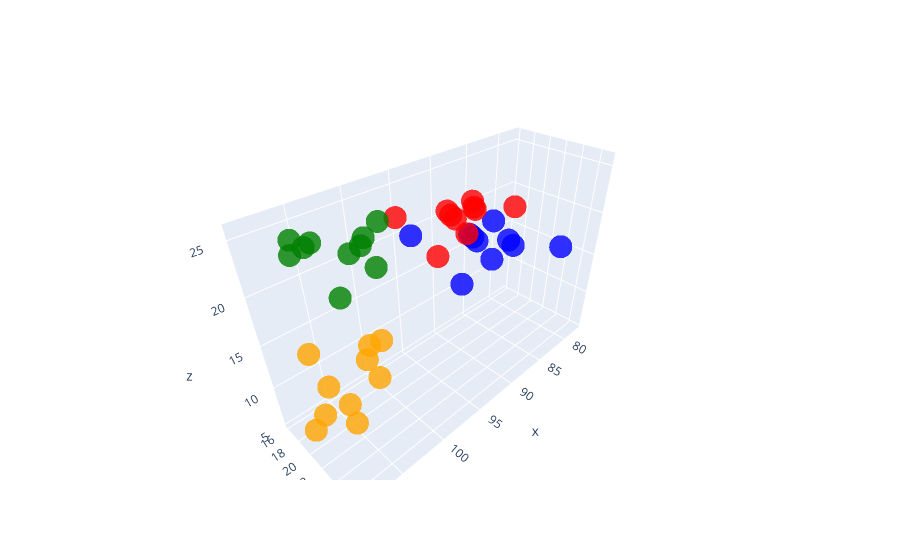
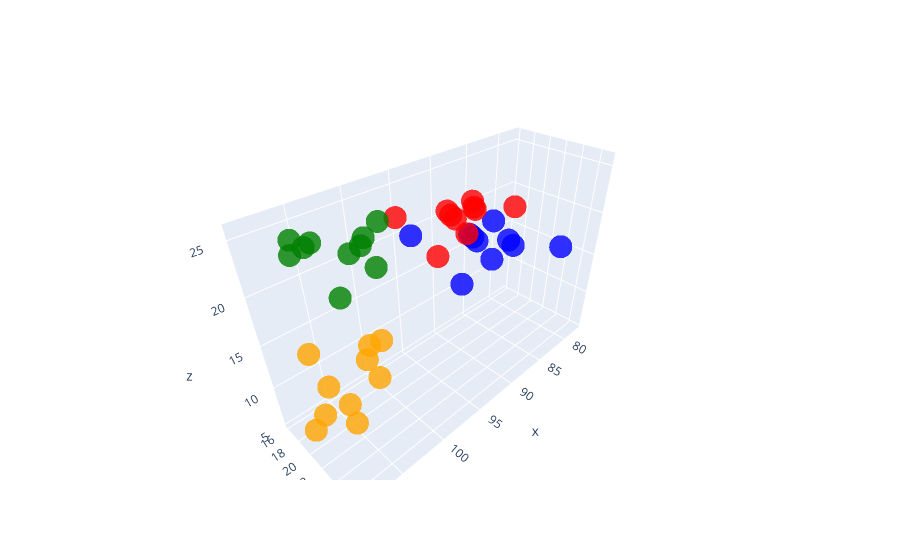

Notebook cell for these charts, in order:
### Code cell
plot_button = widgets.Button(description="Plot")

output1 = widgets.Output()

def on_plot_button_clicked(b):
    with output1:
        output1.clear_output()
        print("Plotting...")
        print("Legend: \n","Initial Pts = Orange\n","Original = blue\n", "Flipped = red\n", "Scaled = green\n", "Custom = Black")
        plotsamplepts()        

display(plot_button)
display(output1)
plot_button.on_click(on_plot_button_clicked)

### Figure 1 — Plotly figure (JSON) as saved in the notebook; plotly's stock layout.template omitted (floating-point values rounded to 4 significant figures)
{"data": [{"marker": {"color": ["orange", "orange", "orange", "orange", "orange", "orange", "orange", "orange", "orange", "orange", "blue", "blue", "blue", "blue", "blue", "blue", "blue", "blue", "blue", "blue", "red", "red", "red", "red", "red", "red", "red", "red", "red", "red", "green", "green", "green", "green", "green", "green", "green", "green", "green", "green"], "opacity": 0.8, "size": 8}, "mode": "markers", "type": "scatter3d", "x": [101.9, 107.6, 107.3, 106.4, 107.4, 104.8, 102.8, 108.7, 99.19, 103.3, 90.6, 97.56, 86.43, 90.59, 97.09, 79.59, 90.71, 86.68, 85.12, 91.64, 89.91, 96.79, 85.14, 89.65, 96.52, 77.81, 89.94, 85.29, 84.32, 90.78, 101.5, 107.3, 106.5, 105.8, 107.0, 103.9, 102.4, 107.9, 98.68, 102.9], "y": [19.79, 25.34, 19.73, 19.56, 19.33, 20.58, 20.62, 20.29, 17.79, 23.12, 21.39, 27.06, 22.79, 21.78, 20.67, 24.73, 22.41, 23.59, 19.7, 25.05, 18.21, 23.61, 16.9, 17.45, 18.01, 16.87, 18.86, 17.26, 15.96, 21.21, 20.31, 25.91, 20.71, 20.28, 19.77, 21.92, 21.2, 21.34, 18.4, 23.75], "z": [12.8, 14.15, 7.889, 10.68, 15.06, 5.327, 12.25, 7.519, 10.47, 12.23, 20.46, 20.97, 18.76, 20.32, 22.53, 16.04, 20.21, 18.59, 19.31, 19.78, 21.09, 21.64, 19.92, 21.18, 23.06, 17.55, 20.92, 19.84, 20.05, 20.53, 23.9, 24.1, 25.26, 25.17, 25.64, 24.16, 23.93, 25.48, 23.6, 23.41]}], "layout": {}}

### Figure 2 — Plotly figure (JSON) as saved in the notebook; plotly's stock layout.template omitted (floating-point values rounded to 4 significant figures)
{"data": [{"marker": {"color": ["orange", "orange", "orange", "orange", "orange", "orange", "orange", "orange", "orange", "orange", "blue", "blue", "blue", "blue", "blue", "blue", "blue", "blue", "blue", "blue", "red", "red", "red", "red", "red", "red", "red", "red", "red", "red", "green", "green", "green", "green", "green", "green", "green", "green", "green", "green"], "opacity": 0.8, "size": 8}, "mode": "markers", "type": "scatter3d", "x": [101.9, 107.6, 107.3, 106.4, 107.4, 104.8, 102.8, 108.7, 99.19, 103.3, 90.6, 97.56, 86.43, 90.59, 97.09, 79.59, 90.71, 86.68, 85.12, 91.64, 89.91, 96.79, 85.14, 89.65, 96.52, 77.81, 89.94, 85.29, 84.32, 90.78, 101.5, 107.3, 106.5, 105.8, 107.0, 103.9, 102.4, 107.9, 98.68, 102.9], "y": [19.79, 25.34, 19.73, 19.56, 19.33, 20.58, 20.62, 20.29, 17.79, 23.12, 21.39, 27.06, 22.79, 21.78, 20.67, 24.73, 22.41, 23.59, 19.7, 25.05, 18.21, 23.61, 16.9, 17.45, 18.01, 16.87, 18.86, 17.26, 15.96, 21.21, 20.31, 25.91, 20.71, 20.28, 19.77, 21.92, 21.2, 21.34, 18.4, 23.75], "z": [12.8, 14.15, 7.889, 10.68, 15.06, 5.327, 12.25, 7.519, 10.47, 12.23, 20.46, 20.97, 18.76, 20.32, 22.53, 16.04, 20.21, 18.59, 19.31, 19.78, 21.09, 21.64, 19.92, 21.18, 23.06, 17.55, 20.92, 19.84, 20.05, 20.53, 23.9, 24.1, 25.26, 25.17, 25.64, 24.16, 23.93, 25.48, 23.6, 23.41]}], "layout": {}}
